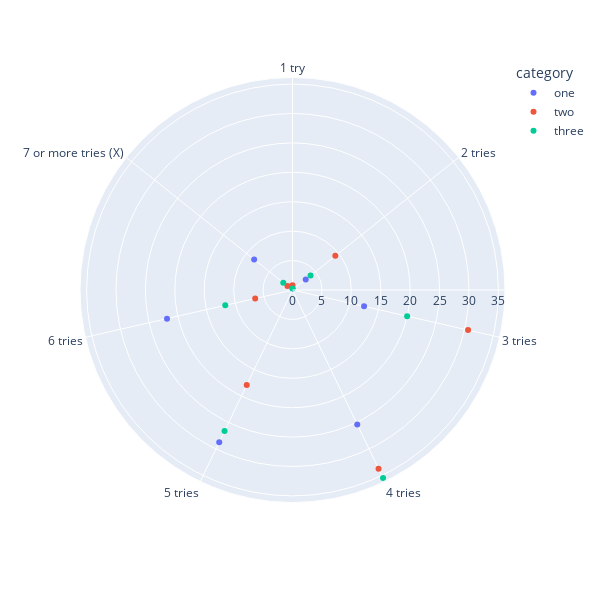

The notebook cell this image was saved under:
### Code cell
import plotly.express as px
import pandas as pd
dfk=pd.read_excel('./kmeans++.xlsx')
# df = px.data.wind()
fig = px.scatter_polar(dfk, r="data", theta="tries", color="category",width=600,height=600)
fig.show()
# fig = px.scatter_polar(dfk, r="Data", theta="Tries", color="Category",width=500)
# fig.show()
# fig = px.bar_polar(dfk, r="data", theta="tries", color="category",width=500,template="plotly_dark")
# fig.show()

### Figure 1 — Plotly figure (JSON) as saved in the notebook; plotly's stock layout.template omitted (floating-point values rounded to 4 significant figures)
{"data": [{"hovertemplate": "category=one<br>data=%{r}<br>tries=%{theta}<extra></extra>", "legendgroup": "one", "marker": {"color": "#636efa", "symbol": "circle"}, "mode": "markers", "name": "one", "r": [0.2923, 2.877, 12.48, 25.37, 28.71, 21.88, 8.338], "showlegend": true, "subplot": "polar", "theta": ["1 try", "2 tries", "3 tries", "4 tries", "5 tries", "6 tries", "7 or more tries (X)"], "type": "scatterpolar"}, {"hovertemplate": "category=two<br>data=%{r}<br>tries=%{theta}<extra></extra>", "legendgroup": "two", "marker": {"color": "#EF553B", "symbol": "circle"}, "mode": "markers", "name": "two", "r": [0.791, 1.097, 9.313, 30.61, 33.71, 17.93, 6.507], "showlegend": true, "subplot": "polar", "theta": ["1 try", "7 or more tries (X)", "2 tries", "3 tries", "4 tries", "5 tries", "6 tries"], "type": "scatterpolar"}, {"hovertemplate": "category=three<br>data=%{r}<br>tries=%{theta}<extra></extra>", "legendgroup": "three", "marker": {"color": "#00cc96", "symbol": "circle"}, "mode": "markers", "name": "three", "r": [0.2581, 3.923, 2.006, 19.99, 35.48, 26.61, 11.72], "showlegend": true, "subplot": "polar", "theta": ["1 try", "2 tries", "7 or more tries (X)", "3 tries", "4 tries", "5 tries", "6 tries"], "type": "scatterpolar"}], "layout": {"height": 600, "legend": {"title": {"text": "category"}, "tracegroupgap": 0}, "margin": {"t": 60}, "polar": {"angularaxis": {"direction": "clockwise", "rotation": 90}, "domain": {"x": [0, 1], "y": [0, 1]}}, "width": 600}}
